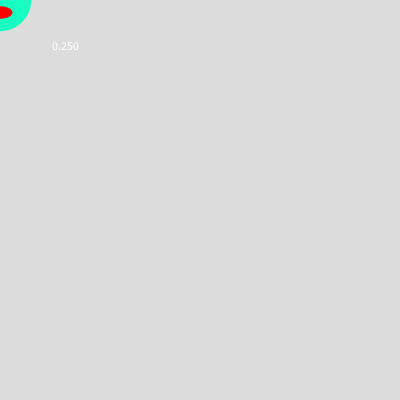
Frame 1 (no input)
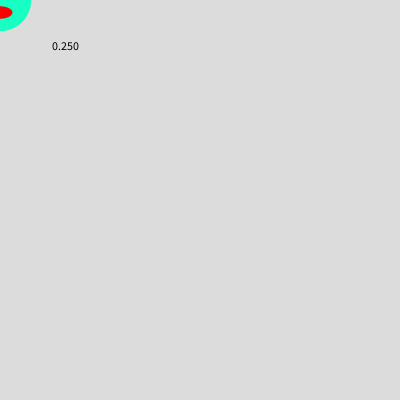
Frame 60 (the mouse pressed at the canvas centre just before this capture)
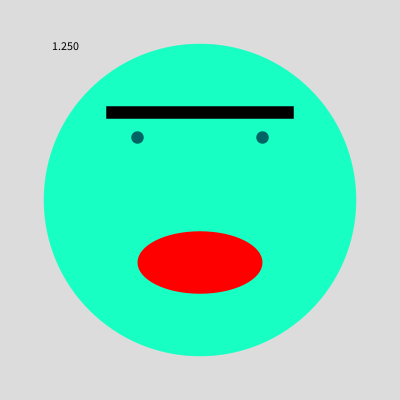
Frame 120 (the mouse held since frame 60 and released just before this capture)

The Processing sketch that drew these frames (run headless with seeded random() and noise(); from frame 60 on, the mouse is pressed at the canvas centre):

// Processing sketch: Intro_to_Variables___After_Scaling
// ── Intro_to_Variables___After_Scaling.pde
//Set up global variables here
float xPosition;
float yPosition;
float faceSize;

void setup() {
  size(400, 400);
  
  //Initialize = Give an intial value
  xPosition = 200;
  yPosition = 250;
  faceSize = 1.5; 
  
}

void draw() {
  faceSize = 0.25 + mouseY/200.0;
  xPosition = mouseX/faceSize;
  yPosition = mouseY/faceSize;
  
  background(220);
  
  text(faceSize,50,50);

  scale(faceSize);
  noStroke();
  
  //Face
  fill(23,255,194);
  circle(xPosition,yPosition,250);
  
  //Eyes
  fill(0,100,100);
  circle(xPosition+50,yPosition-50,10);  
  circle(xPosition-50,yPosition-50,10);  //Left Eye
  
  //Mouth
  fill(255,0,0);
  ellipse(xPosition,yPosition+50,100,50);
  
  
  //Eyebrows
  fill(0);
  rect(xPosition-75,yPosition-75,150,10);
  
  
}
